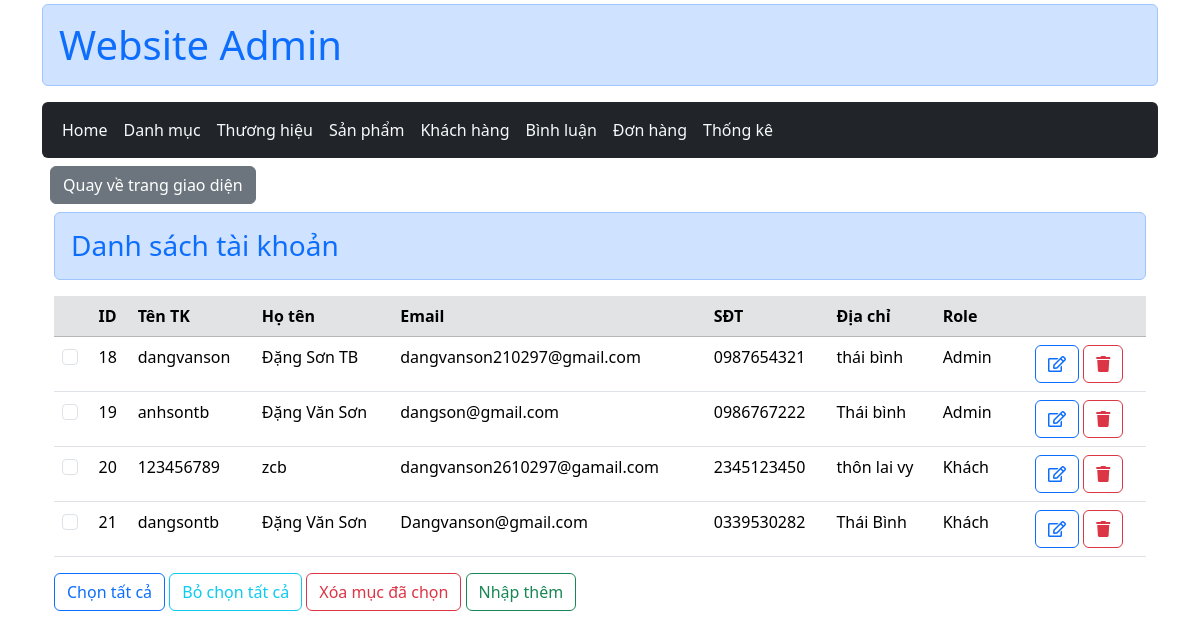
The app's page /admin/index.php?act=list_user (signed in) with its own data.
### tables this page shows
CREATE TABLE `user` (
  `user_id` int(11) NOT NULL,
  `user_name` varchar(50) NOT NULL,
  `password` varchar(20) NOT NULL,
  `fullname` varchar(50) NOT NULL,
  `email` varchar(50) NOT NULL,
  `phone` varchar(11) NOT NULL,
  `address` varchar(50) NOT NULL,
  `role` tinyint(1) DEFAULT 0,
  `create_at` varchar(50) NOT NULL
);

### controller/ControllerAdmin/UserControl.php (called while the page is built, shortened)
<?php
function list_user(){
    $list_user = user_select_all();
    include "user/list_user.php";
}

### model/pdo.php (called while the page is built, shortened)
<?php
    function pdo_get_connection(){
        $servername = "localhost";
        $username = "root";
        $password = "";
        try {
            $conn = new PDO("mysql:host=$servername;dbname=duan1", $username, $password);
            $conn->setAttribute(PDO::ATTR_ERRMODE, PDO::ERRMODE_EXCEPTION);
            return $conn;
        } catch(PDOException $e) {
            echo "Lỗi kết nối : " . $e->getMessage();
        }
    }
    function pdo_query($sql){
        $sql_args = array_slice(func_get_args(),1);
        try{
            $conn = pdo_get_connection();
            $stmt = $conn ->prepare($sql);
            $stmt -> execute($sql_args);
            $rows = $stmt -> fetchAll();
            return $rows;
        }
        catch(PDOException $e){
            throw $e;
        }
        finally{
            unset($conn);
        }
    }
?>

### model/user.php (called while the page is built, shortened)
<?php
function user_select_all(){
    $sql = "SELECT * FROM user";
    return pdo_query($sql);
}

### admin/user/list_user.php (the view, shortened to what this page needs)
<main class="container">
        <h3 class="alert alert-primary text-primary"> Danh sách tài khoản</h3>
        <form action="index.php?act=delete_user_by_checkbox" method="post">
            <table class="table table-hover">
                <thead  class="table-secondary" >
                    <tr>
                        <th></th>
                        <th>ID </th>
                        <th>Tên TK</th>
                        <th>Họ tên</th>
                        <th>Email</th>
                        <th>SĐT</th>
                        <th>Địa chỉ</th>
                        <th>Role</th>
                        <th></th>
                        <th></th>
                    </tr>
                </thead>
                <tbody>
                    <?php foreach($list_user as $user) : extract($user); ?>
                    <tr>
                        <td><input class="form-check-input" name="users_id[]"  value="<?= $user_id ?>" type="checkbox"></td>
                        <td><?=$user_id ?></td>
                        <td><?=$user_name  ?></td>
                        <td><?=$fullname ?> </td>
                        <td><?=$email  ?> </td>
                        <td><?=$phone ?></td>
                        <td><?=$address ?></td>
                        <td><?=$role == 1 ? 'Admin' : 'Khách' ?></td>
                        <td></td>
                        <td>
                            <a href="index.php?act=edit_user&user_id=<?=$user_id ?>" class="btn btn-outline-primary fw-medium "><i class="far fa-edit"></i></a>
                            <a href="index.php?act=delete_user&user_id=<?=$user_id ?>" class="btn btn-outline-danger fw-medium" onclick="return confirm('Xác nhận xóa')"><i class="fas fa-trash"></i></a>
                        </td>
                    </tr>
                    <?php endforeach ?>
                </tbody>
            </table>
            <div class="form-group">
                <button name=""  id="btnclick" class="btn btn-outline-primary fw-medium">Chọn tất cả</button>
                <button type="reset"  class="btn btn-outline-info fw-medium">Bỏ chọn tất cả</button>
                <input type="submit" name="delete_btn"  class="btn btn-outline-danger fw-medium" value="Xóa mục đã chọn">
                <a href="index.php?act=add_user"  class="btn btn-outline-success fw-medium">Nhập thêm</a>
            </div>
        </form>
</main>

### records on screen
user: user_id "18", user_name "dangvanson", fullname "Đặng Sơn TB", email "dangvanson210297@gmail.com", phone "0987654321", address "thái bình", role "Admin"
user: user_id "19", user_name "anhsontb", fullname "Đặng Văn Sơn", email "dangson@gmail.com", phone "0986767222", address "Thái bình", role "Admin"
user: user_id "20", user_name "123456789", fullname "zcb", email "dangvanson2610297@gamail.com", phone "2345123450", address "thôn lai vy", role "Khách"
user: user_id "21", user_name "dangsontb", fullname "Đặng Văn Sơn", email "Dangvanson@gmail.com", phone "0339530282", address "Thái Bình", role "Khách"
